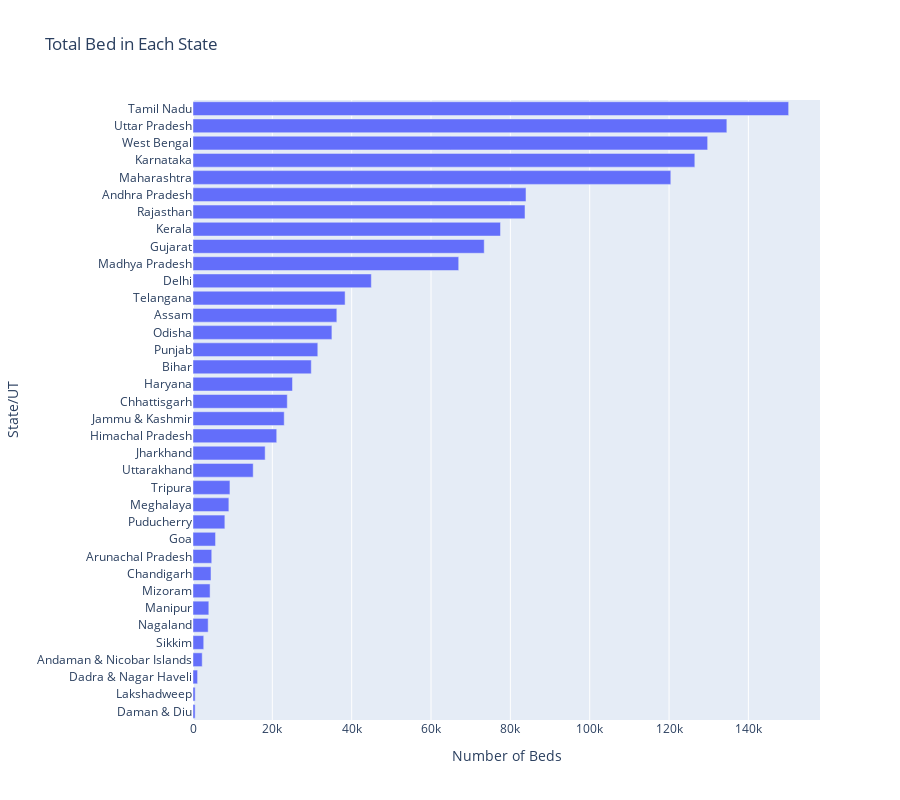

Write notebook code for a chart like this one.
### Code cell
#State Wise bed Availability 
TempBedData['TotalBed']=TempBedData.loc[:,['NumPublicBeds_HMIS','NumRuralBeds_NHP18','NumUrbanBeds_NHP18']].sum(axis=1)
TempBedData=TempBedData.sort_values(['TotalBed'],ascending=True)
px.bar(TempBedData,x=TempBedData.TotalBed[:-1],y=TempBedData['State/UT'][:-1],orientation='h',
             height=800,title='Total Bed in Each State',labels={"x":"Number of Beds","y":"State/UT"})

### Figure 1 — Plotly figure (JSON) as saved in the notebook; plotly's stock layout.template omitted (floating-point values rounded to 4 significant figures)
{"data": [{"alignmentgroup": "True", "hovertemplate": "Number of Beds=%{x}<br>State/UT=%{y}<extra></extra>", "legendgroup": "", "marker": {"color": "#636efa"}, "name": "", "offsetgroup": "", "orientation": "h", "showlegend": false, "textposition": "auto", "type": "bar", "x": [538, 550, 1157, 2321, 2705, 3824, 3989, 4309, 4534, 4724, 5679, 8031, 9042, 9312, 15172, 18188, 21105, 22993, 23766, 25081, 29815, 31460, 35016, 36257, 38341, 44955, 66979, 73409, 77515, 83692, 83937, 120444, 126498, 129729, 134570, 150148], "xaxis": "x", "y": ["Daman & Diu", "Lakshadweep", "Dadra & Nagar Haveli", "Andaman & Nicobar Islands", "Sikkim", "Nagaland", "Manipur", "Mizoram", "Chandigarh", "Arunachal Pradesh", "Goa", "Puducherry", "Meghalaya", "Tripura", "Uttarakhand", "Jharkhand", "Himachal Pradesh", "Jammu & Kashmir", "Chhattisgarh", "Haryana", "Bihar", "Punjab", "Odisha", "Assam", "Telangana", "Delhi", "Madhya Pradesh", "Gujarat", "Kerala", "Rajasthan", "Andhra Pradesh", "Maharashtra", "Karnataka", "West Bengal", "Uttar Pradesh", "Tamil Nadu"], "yaxis": "y"}], "layout": {"barmode": "relative", "height": 800, "legend": {"tracegroupgap": 0}, "title": {"text": "Total Bed in Each State"}, "xaxis": {"anchor": "y", "domain": [0, 1], "title": {"text": "Number of Beds"}}, "yaxis": {"anchor": "x", "domain": [0, 1], "title": {"text": "State/UT"}}}}
